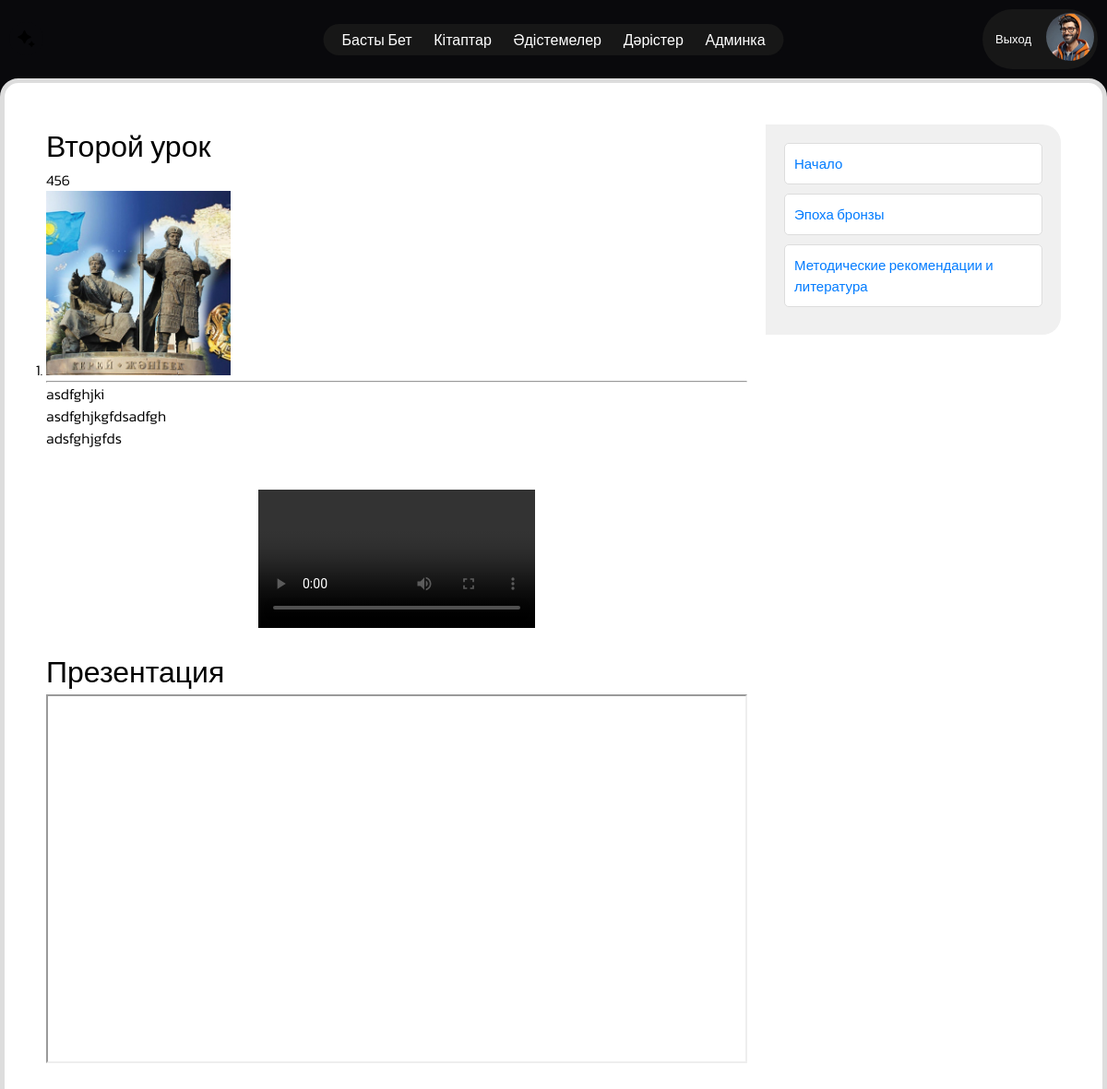
The app's page /lessons/2/ (signed in) with its own data.
### main/models.py (models this page shows, shortened)
class Lesson(models.Model):
    title = models.CharField("Название лекции:", max_length=200)
    topic = models.ForeignKey(Topic, on_delete=models.CASCADE, related_name='lessons')
    number = models.IntegerField("Номер лекции")
    short_description = RichTextUploadingField("Краткое описание:", blank=True)
    description = RichTextUploadingField("Полное описание:", blank=True)
    video = models.FileField("Видео:", upload_to='videos/', blank=True, null=True)
    photo = models.ImageField("Фото:", upload_to='photos/', blank=True, null=True)
    audio = models.FileField("Аудио:", upload_to='audio/', blank=True, null=True)
    url = models.URLField("Ссылка:", max_length=200, blank=True, null=True, editable=False)
    class Meta:
        unique_together = ['topic', 'number']
        ordering = ['number']

### main/views.py (the view)
# urls.py: path('lessons/<int:lesson_id>/', views.lesson_detail, name='lesson_detail'),
@login_required
def lesson_detail(request, lesson_id):
    lesson = get_object_or_404(Lesson, id=lesson_id)
    related_lessons = Lesson.objects.filter(topic=lesson.topic).exclude(id=lesson_id)
    print(f"Current Topic: {lesson.topic.name}")
    print(f"Related Lessons: {[lesson.title for lesson in related_lessons]}")
    return render(request, 'main/page/detail_lesson.html', {
        'lesson': lesson,
        'list': related_lessons
    })

### main/templates/main/page/detail_lesson.html (shortened to what this page needs)
{% extends 'base.html' %}
{% load static %}
{% block content %}
<link rel="stylesheet" href="{% static 'ckeditor/ckeditor.css' %}">
<link rel="stylesheet" type="text/css" href="{% static 'css/detail_lesson.css' %}">
<div class="lesson-main-container">
    <div class="lesson-content-container">
        <div class="lesson-center-content">
            <h1>{{ lesson.title }}</h1>
            <p class="black-text">
                {{ lesson.description|safe }}
            </p>
        </div>
        <div class="lesson-video-audio-section">
            <video controls>
                <source src="path/to/your-video.mp4" type="video/mp4">
            </video>
        </div>
        <br>
        <h1>Презентация</h1>
        <div class="lesson-presentation-section">
            <iframe src="{{ lesson.video }}" width="100%" height="400px">
                Ваш браузер не поддерживает просмотр PDF-файлов.
                <a href="{{ lesson.video }}">Скачайте презентацию</a> для просмотра.
            </iframe>
        </div>
    </div>
    <div class="lesson-side-container">
        <ul class="lesson-list">
            {% for i in list %}
                <li class="lesson-item">
                    <a href="{% url 'lesson_detail' i.id %}" class="lesson-link">{{ i.title }}</a>
                </li>
            {% endfor %}
        </ul>
    </div>
</div>
{% endblock %}

### static/css/style.css (style rules this page uses)
* { margin: 0; padding: 0; outline: none; box-sizing: border-box; font-family: "Kanit", sans-serif; font-weight: 300; }
html { scroll-behavior: smooth; }
a { text-decoration: none; }
p { color: black; }
img { object-fit: cover; }
body { background: #09090c; }
h1 { -webkit-user-select: none; -moz-user-select: none; -ms-user-select: none; user-select: none; }

### static/css/detail_lesson.css (style rules this page uses)
.lesson-main-container { display: flex; justify-content: space-between; align-items: flex-start; padding: 45px; border: 5px solid #ddd; border-radius: 20px; background-color: #fff; }
.lesson-content-container { flex: 3; max-width: calc(100% - 340px); margin-right: 20px; display: flex; flex-direction: column; }
.lesson-center-content { margin-bottom: 20px; }
.lesson-video-audio-section { display: flex; justify-content: center; width: 100%; }
video { max-width: 100%; height: auto; }
.lesson-side-container { flex: 1; width: 300px; background-color: #f0f0f0; padding: 20px; box-sizing: border-box; border-radius: 0 20px 20px 0; }
.lesson-list { list-style-type: none; padding: 0; margin: 0; }
.lesson-item { margin-bottom: 10px; }
.lesson-link { display: block; padding: 10px; text-decoration: none; color: #007bff; font-size: 15px; border: 1px solid #ddd; border-radius: 5px; background-color: #fff; transition: background-color 0.3s, color 0.3s; }

### records on screen
Lesson: title "Второй урок", description "456 asdfghjki asdfghjkgfdsadfgh adsfghjgfds", description (picture)
Lesson: title "Начало"
Lesson: title "Эпоха бронзы"
Lesson: title "Методические рекомендации и литература"
